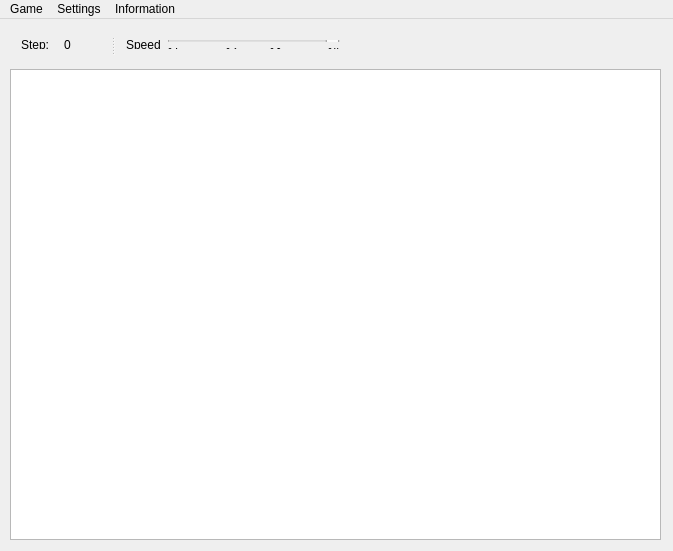
<?xml version="1.0" encoding="UTF-8"?>
<ui version="4.0">
 <class>MainWindow</class>
 <widget class="QMainWindow" name="MainWindow">
  <property name="enabled">
   <bool>true</bool>
  </property>
  <property name="geometry">
   <rect>
    <x>0</x>
    <y>0</y>
    <width>673</width>
    <height>551</height>
   </rect>
  </property>
  <property name="sizePolicy">
   <sizepolicy hsizetype="Fixed" vsizetype="Fixed">
    <horstretch>0</horstretch>
    <verstretch>0</verstretch>
   </sizepolicy>
  </property>
  <property name="focusPolicy">
   <enum>Qt::NoFocus</enum>
  </property>
  <property name="contextMenuPolicy">
   <enum>Qt::NoContextMenu</enum>
  </property>
  <property name="windowTitle">
   <string>The game of life</string>
  </property>
  <property name="windowIcon">
   <iconset>
    <normaloff>ico.bmp</normaloff>ico.bmp</iconset>
  </property>
  <property name="windowOpacity">
   <double>29.000000000000000</double>
  </property>
  <property name="layoutDirection">
   <enum>Qt::LeftToRight</enum>
  </property>
  <property name="toolButtonStyle">
   <enum>Qt::ToolButtonIconOnly</enum>
  </property>
  <widget class="QWidget" name="centralWidget">
   <property name="sizePolicy">
    <sizepolicy hsizetype="Maximum" vsizetype="Maximum">
     <horstretch>0</horstretch>
     <verstretch>0</verstretch>
    </sizepolicy>
   </property>
   <property name="contextMenuPolicy">
    <enum>Qt::NoContextMenu</enum>
   </property>
   <widget class="QGraphicsView" name="graphicsView">
    <property name="geometry">
     <rect>
      <x>10</x>
      <y>50</y>
      <width>651</width>
      <height>471</height>
     </rect>
    </property>
    <property name="sizePolicy">
     <sizepolicy hsizetype="Maximum" vsizetype="Maximum">
      <horstretch>0</horstretch>
      <verstretch>0</verstretch>
     </sizepolicy>
    </property>
    <property name="contextMenuPolicy">
     <enum>Qt::NoContextMenu</enum>
    </property>
    <property name="acceptDrops">
     <bool>false</bool>
    </property>
    <property name="verticalScrollBarPolicy">
     <enum>Qt::ScrollBarAlwaysOff</enum>
    </property>
    <property name="horizontalScrollBarPolicy">
     <enum>Qt::ScrollBarAlwaysOff</enum>
    </property>
    <property name="backgroundBrush">
     <brush brushstyle="NoBrush">
      <color alpha="255">
       <red>255</red>
       <green>255</green>
       <blue>255</blue>
      </color>
     </brush>
    </property>
   </widget>
   <widget class="QSplitter" name="splitter">
    <property name="geometry">
     <rect>
      <x>10</x>
      <y>10</y>
      <width>341</width>
      <height>31</height>
     </rect>
    </property>
    <property name="orientation">
     <enum>Qt::Horizontal</enum>
    </property>
    <widget class="QWidget" name="layoutWidget">
     <layout class="QHBoxLayout" name="horizontalLayout_2">
      <item alignment="Qt::AlignTop">
       <widget class="QLabel" name="label">
        <property name="text">
         <string>Step:</string>
        </property>
       </widget>
      </item>
      <item alignment="Qt::AlignLeft|Qt::AlignTop">
       <widget class="QLabel" name="activeLabelStep">
        <property name="text">
         <string notr="true">0</string>
        </property>
       </widget>
      </item>
     </layout>
    </widget>
    <widget class="QWidget" name="layoutWidget">
     <layout class="QHBoxLayout" name="horizontalLayout">
      <item alignment="Qt::AlignTop">
       <widget class="QLabel" name="label_2">
        <property name="text">
         <string>Speed</string>
        </property>
       </widget>
      </item>
      <item>
       <layout class="QVBoxLayout" name="verticalLayout">
        <item>
         <widget class="QSlider" name="speedSlider">
          <property name="orientation">
           <enum>Qt::Horizontal</enum>
          </property>
          <property name="invertedAppearance">
           <bool>true</bool>
          </property>
          <property name="invertedControls">
           <bool>false</bool>
          </property>
          <property name="tickPosition">
           <enum>QSlider::NoTicks</enum>
          </property>
          <property name="tickInterval">
           <number>0</number>
          </property>
         </widget>
        </item>
        <item>
         <layout class="QGridLayout" name="gridLayout">
          <item row="0" column="0">
           <widget class="QLabel" name="label_3">
            <property name="text">
             <string>x1</string>
            </property>
           </widget>
          </item>
          <item row="0" column="1" alignment="Qt::AlignHCenter">
           <widget class="QLabel" name="label_4">
            <property name="text">
             <string>x2</string>
            </property>
           </widget>
          </item>
          <item row="0" column="2" alignment="Qt::AlignHCenter">
           <widget class="QLabel" name="label_5">
            <property name="text">
             <string>x3</string>
            </property>
           </widget>
          </item>
          <item row="0" column="3" alignment="Qt::AlignRight|Qt::AlignTop">
           <widget class="QLabel" name="label_6">
            <property name="text">
             <string>x4</string>
            </property>
           </widget>
          </item>
         </layout>
        </item>
       </layout>
      </item>
     </layout>
    </widget>
   </widget>
  </widget>
  <widget class="QMenuBar" name="menuBar">
   <property name="geometry">
    <rect>
     <x>0</x>
     <y>0</y>
     <width>673</width>
     <height>20</height>
    </rect>
   </property>
   <widget class="QMenu" name="menuTest">
    <property name="title">
     <string>Game</string>
    </property>
    <addaction name="actionStart"/>
    <addaction name="actionPause"/>
    <addaction name="actionStop"/>
    <addaction name="actionSave_XML_file"/>
    <addaction name="actionLoad_XML_file"/>
    <addaction name="actionPrint"/>
   </widget>
   <widget class="QMenu" name="menuSettings">
    <property name="title">
     <string>Settings</string>
    </property>
    <addaction name="separator"/>
    <addaction name="actionRandomize"/>
    <addaction name="separator"/>
    <addaction name="actionChange_amount_to_revive"/>
    <addaction name="actionChange_amount_to_survive"/>
    <addaction name="actionChange_amount_of_points"/>
    <addaction name="separator"/>
    <addaction name="actionChange_alive_cell_color"/>
    <addaction name="actionChange_dead_cell_color"/>
    <addaction name="actionChange_grid_color"/>
    <addaction name="separator"/>
    <addaction name="actionChange_size"/>
    <addaction name="actionChange_radius"/>
    <addaction name="separator"/>
    <addaction name="actionChange_language"/>
   </widget>
   <widget class="QMenu" name="menuInformation">
    <property name="title">
     <string>Information</string>
    </property>
    <addaction name="actionTutorial"/>
    <addaction name="actionAuthor"/>
   </widget>
   <addaction name="menuTest"/>
   <addaction name="menuSettings"/>
   <addaction name="menuInformation"/>
  </widget>
  <action name="actionStart">
   <property name="text">
    <string>Start</string>
   </property>
   <property name="shortcut">
    <string>Ctrl+F1</string>
   </property>
  </action>
  <action name="actionStop">
   <property name="text">
    <string>Stop</string>
   </property>
   <property name="shortcut">
    <string>Ctrl+F3</string>
   </property>
  </action>
  <action name="actionRandomize">
   <property name="text">
    <string>Randomize</string>
   </property>
  </action>
  <action name="actionChange_amount_to_revive">
   <property name="text">
    <string>Change amount to revive</string>
   </property>
   <property name="toolTip">
    <string>Amount of neighbours to live.</string>
   </property>
  </action>
  <action name="actionChange_amount_to_survive">
   <property name="text">
    <string>Change amount to survive</string>
   </property>
   <property name="toolTip">
    <string>Amount of neighbours to die.</string>
   </property>
  </action>
  <action name="actionPause">
   <property name="text">
    <string>Pause</string>
   </property>
   <property name="shortcut">
    <string>Ctrl+F2</string>
   </property>
  </action>
  <action name="actionChange_amount_of_points">
   <property name="text">
    <string>Change number of points</string>
   </property>
  </action>
  <action name="actionChange_alive_cell_color">
   <property name="text">
    <string>Change alive cell color</string>
   </property>
  </action>
  <action name="actionChange_dead_cell_color">
   <property name="text">
    <string>Change dead cell color</string>
   </property>
  </action>
  <action name="actionChange_size">
   <property name="text">
    <string>Change size</string>
   </property>
  </action>
  <action name="actionChange_grid_color">
   <property name="text">
    <string>Change grid color</string>
   </property>
  </action>
  <action name="actionSave_XML_file">
   <property name="text">
    <string>Save XML file</string>
   </property>
  </action>
  <action name="actionLoad_XML_file">
   <property name="text">
    <string>Load XML file</string>
   </property>
  </action>
  <action name="actionPrint">
   <property name="text">
    <string>Print</string>
   </property>
  </action>
  <action name="actionChange_language">
   <property name="text">
    <string>Change language</string>
   </property>
  </action>
  <action name="actionChange_radius">
   <property name="text">
    <string>Change radius</string>
   </property>
  </action>
  <action name="actionAuthor">
   <property name="text">
    <string>Author</string>
   </property>
  </action>
  <action name="actionTutorial">
   <property name="text">
    <string>Tutorial</string>
   </property>
  </action>
 </widget>
 <layoutdefault spacing="6" margin="11"/>
 <resources/>
 <connections/>
</ui>
